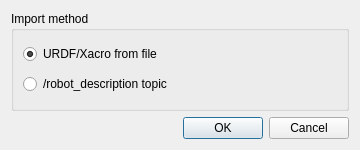
<?xml version="1.0" encoding="UTF-8"?>
<ui version="4.0">
 <class>Dialog</class>
 <widget class="QDialog" name="Dialog">
  <property name="geometry">
   <rect>
    <x>0</x>
    <y>0</y>
    <width>360</width>
    <height>150</height>
   </rect>
  </property>
  <property name="windowTitle">
   <string>FreeCAD - CROSS - Import a Robot Description</string>
  </property>
  <layout class="QVBoxLayout" name="verticalLayout">
   <item>
    <widget class="QGroupBox" name="group_box_method">
     <property name="title">
      <string>Import method</string>
     </property>
     <layout class="QVBoxLayout" name="verticalLayout_method">
      <item>
       <widget class="QRadioButton" name="radio_file">
        <property name="text">
         <string>URDF/Xacro from file</string>
        </property>
        <property name="checked">
         <bool>true</bool>
        </property>
       </widget>
      </item>
      <item>
       <widget class="QRadioButton" name="radio_topic">
        <property name="text">
         <string>/robot_description topic</string>
        </property>
       </widget>
      </item>
     </layout>
    </widget>
   </item>
   <item>
    <widget class="QDialogButtonBox" name="button_box">
     <property name="orientation">
      <enum>Qt::Horizontal</enum>
     </property>
     <property name="standardButtons">
      <set>QDialogButtonBox::Cancel|QDialogButtonBox::Ok</set>
     </property>
    </widget>
   </item>
  </layout>
 </widget>
 <resources/>
 <connections>
  <connection>
   <sender>button_box</sender>
   <signal>accepted()</signal>
   <receiver>Dialog</receiver>
   <slot>accept()</slot>
   <hints>
    <hint type="sourcelabel">
     <x>248</x>
     <y>254</y>
    </hint>
    <hint type="destinationlabel">
     <x>157</x>
     <y>274</y>
    </hint>
   </hints>
  </connection>
  <connection>
   <sender>button_box</sender>
   <signal>rejected()</signal>
   <receiver>Dialog</receiver>
   <slot>reject()</slot>
   <hints>
    <hint type="sourcelabel">
     <x>316</x>
     <y>260</y>
    </hint>
    <hint type="destinationlabel">
     <x>286</x>
     <y>274</y>
    </hint>
   </hints>
  </connection>
 </connections>
</ui>
